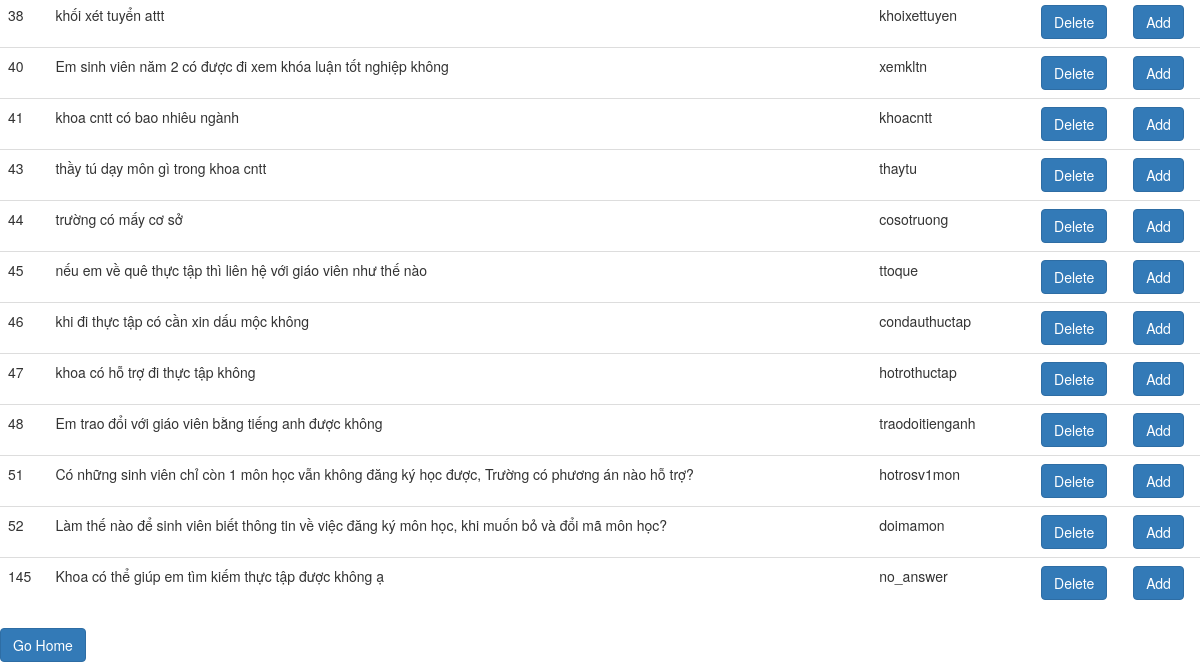
/sql (lower part), run on an earlier commit of the app's database.
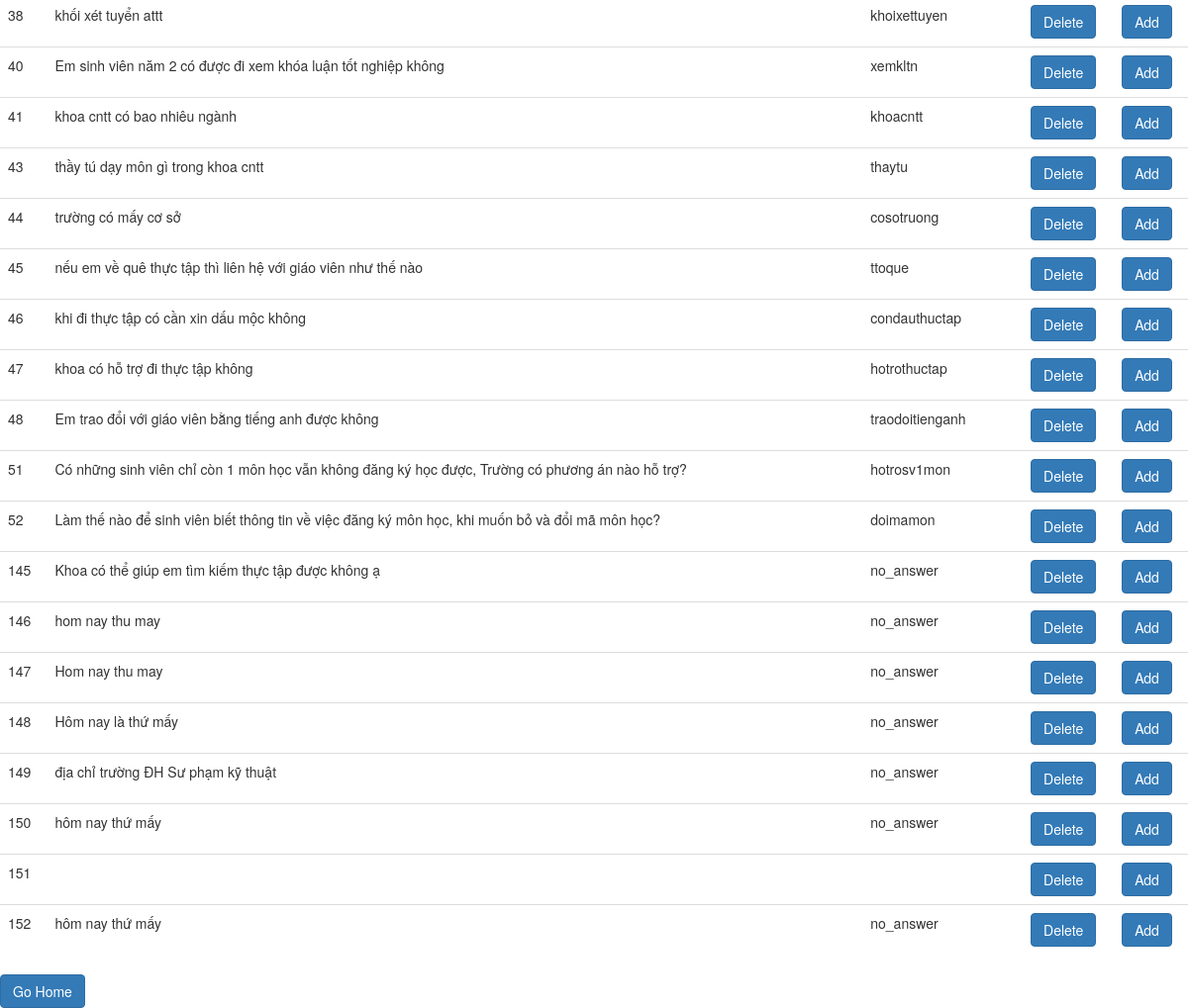
And on a later commit of the database.
### tables this page shows
CREATE TABLE users (
  id INTEGER PRIMARY KEY AUTOINCREMENT,
  question TEXT NOT NULL,
  tag TEXT NOT NULL
);

### app.py (the view)
@app.route("/sql")
def my_sql():
    connection = Mysql.create_connection("sm_app.sqlite")
    select_users = "SELECT * from users"
    rows=Mysql.execute_read_query(connection, select_users)
    return render_template("index.html",rows = rows)

### Mysql.py (called while the page is built)
def create_connection(path):
    connection = None
    try:
        connection = sqlite3.connect(path)
        print("Connection to SQLite DB successful")
    except Error as e:
        print(f"The error '{e}' occurred")
    return connection

def execute_read_query(connection, query):
    cursor = connection.cursor()
    result = None
    try:
        cursor.execute(query)
        connection.commit()
        result = cursor.fetchall()
        return result
    except Error as e:
        print(f"The error '{e}' occurred")

### templates/index.html (shortened to what this page needs)
<!DOCTYPE html>
<html>
<head>
    <link href="http://netdna.bootstrapcdn.com/bootstrap/3.3.6/css/bootstrap.min.css" rel="stylesheet">
</head>
<body>
  <table class="table">
  <tbody>
    {% for row in rows %}
           <tr>
             <td>{{row[0]}}</td>
              <td>{{row[1]}}</td>
              <td>{{row[2]}}</td>
             <td>  <a href="\detele\{{row[0]}}" class="btn btn-primary stretched-link">Delete</a></td>
              <td>  <a href="\add_question\{{row[1]}}" class="btn btn-primary stretched-link">Add</a></td>
           </tr>
        {% endfor %}
  </tbody>
</table>
  <div><a href="\" class="btn btn-primary stretched-link">Go Home</a></div>
</body>
</html>

What changed in the data, as far as the page shows it:
added users: id "146", question "hom nay thu may", tag "no_answer"
added users: id "147", question "Hom nay thu may", tag "no_answer"
added users: id "148", question "Hôm nay là thứ mấy", tag "no_answer"
added users: id "149", question "địa chỉ trường ĐH Sư phạm kỹ thuật", tag "no_answer"
added users: id "150", question "hôm nay thứ mấy", tag "no_answer"
added users: id "151"
added users: id "152", question "hôm nay thứ mấy", tag "no_answer"
